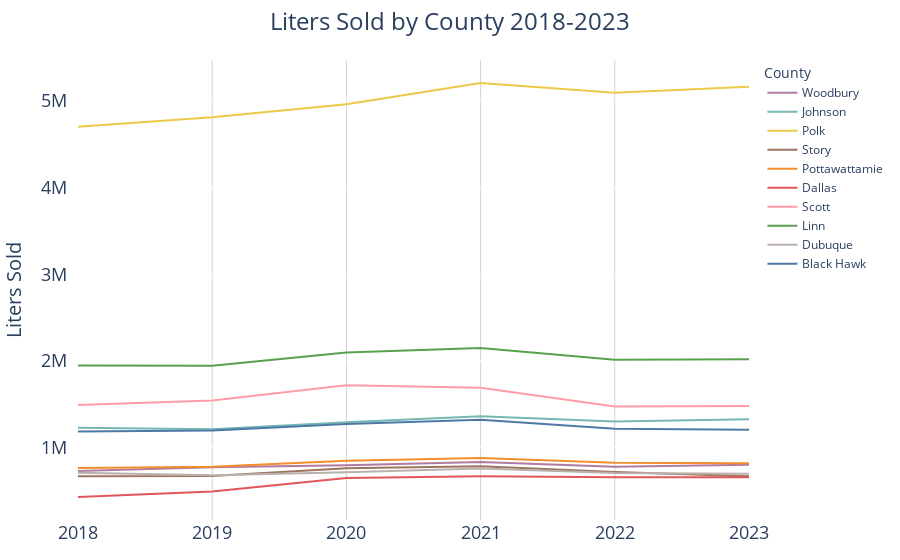

Notebook code for this chart:
### Markdown cell above
### We see a bump in 2020-2021 in many counties. Let's calculate and visualize percent change to get a clearer picture.

### Code cell
fig = px.line(
    sales_by_county_year_df,
    x='year',
    y='liters_sold',
    orientation='h',  # Horizontal bar chart
    color='county',  # Assign colors based on 'county' field
    color_discrete_map=county_colors,  # Apply custom colors
    labels={'liters_sold': 'Liters Sold ', 'county': 'County ', 'year': 'Year '},  # Custom labels
    height=600  # Adjust height to accommodate all counties
)

# Update layout
fig.update_layout(
    xaxis=dict(
        title=None,
        tickfont=dict(size=18),
        title_font = dict(size = 20),
        showgrid = True,
        gridcolor = 'LightGrey'

    ), 
    yaxis=dict(
        title='Liters Sold',
        title_font = dict(size = 20),
        tickfont=dict(size=18),
        ticksuffix = '  '
    ),
    
    title=dict(
        text = "Liters Sold by County 2018-2023",
        x = .5,
        xanchor = 'center'
     ),

    showlegend=True,  # Hide legend since colors are used for encoding 'county'
    plot_bgcolor='rgba(0,0,0,0)',  # Transparent background for the plot area
    margin=dict(l=40, r=40, t=60, b=40),  # Left, Right, Top, Bottom margins
    title_font_size = 24
)

fig.show()

### Figure 1 — Plotly figure (JSON) as saved in the notebook; plotly's stock layout.template omitted (floating-point values rounded to 4 significant figures)
{"data": [{"hovertemplate": "County =Woodbury<br>Year =%{x}<br>Liters Sold =%{y}<extra></extra>", "legendgroup": "Woodbury", "line": {"color": "#b07aa1", "dash": "solid"}, "marker": {"symbol": "circle"}, "mode": "lines", "name": "Woodbury", "orientation": "h", "showlegend": true, "type": "scatter", "x": ["2018", "2019", "2020", "2021", "2022", "2023"], "xaxis": "x", "y": [731000.0, 772700.0, 795800.0, 832600.0, 779900.0, 802500.0], "yaxis": "y"}, {"hovertemplate": "County =Johnson<br>Year =%{x}<br>Liters Sold =%{y}<extra></extra>", "legendgroup": "Johnson", "line": {"color": "#76b7b2", "dash": "solid"}, "marker": {"symbol": "circle"}, "mode": "lines", "name": "Johnson", "orientation": "h", "showlegend": true, "type": "scatter", "x": ["2018", "2019", "2020", "2021", "2022", "2023"], "xaxis": "x", "y": [1229000.0, 1212000.0, 1291000.0, 1361000.0, 1301000.0, 1328000.0], "yaxis": "y"}, {"hovertemplate": "County =Polk<br>Year =%{x}<br>Liters Sold =%{y}<extra></extra>", "legendgroup": "Polk", "line": {"color": "#edc948", "dash": "solid"}, "marker": {"symbol": "circle"}, "mode": "lines", "name": "Polk", "orientation": "h", "showlegend": true, "type": "scatter", "x": ["2018", "2019", "2020", "2021", "2022", "2023"], "xaxis": "x", "y": [4699000.0, 4811000.0, 4961000.0, 5205000.0, 5091000.0, 5163000.0], "yaxis": "y"}, {"hovertemplate": "County =Story<br>Year =%{x}<br>Liters Sold =%{y}<extra></extra>", "legendgroup": "Story", "line": {"color": "#9c755f", "dash": "solid"}, "marker": {"symbol": "circle"}, "mode": "lines", "name": "Story", "orientation": "h", "showlegend": true, "type": "scatter", "x": ["2018", "2019", "2020", "2021", "2022", "2023"], "xaxis": "x", "y": [670700.0, 671800.0, 761100.0, 784300.0, 719500.0, 668400.0], "yaxis": "y"}, {"hovertemplate": "County =Pottawattamie<br>Year =%{x}<br>Liters Sold =%{y}<extra></extra>", "legendgroup": "Pottawattamie", "line": {"color": "#f28e2b", "dash": "solid"}, "marker": {"symbol": "circle"}, "mode": "lines", "name": "Pottawattamie", "orientation": "h", "showlegend": true, "type": "scatter", "x": ["2018", "2019", "2020", "2021", "2022", "2023"], "xaxis": "x", "y": [764400.0, 780400.0, 849100.0, 881000.0, 826100.0, 818500.0], "yaxis": "y"}, {"hovertemplate": "County =Dallas<br>Year =%{x}<br>Liters Sold =%{y}<extra></extra>", "legendgroup": "Dallas", "line": {"color": "#e15759", "dash": "solid"}, "marker": {"symbol": "circle"}, "mode": "lines", "name": "Dallas", "orientation": "h", "showlegend": true, "type": "scatter", "x": ["2018", "2019", "2020", "2021", "2022", "2023"], "xaxis": "x", "y": [430200.0, 494200.0, 648200.0, 668600.0, 658800.0, 658800.0], "yaxis": "y"}, {"hovertemplate": "County =Scott<br>Year =%{x}<br>Liters Sold =%{y}<extra></extra>", "legendgroup": "Scott", "line": {"color": "#ff9da7", "dash": "solid"}, "marker": {"symbol": "circle"}, "mode": "lines", "name": "Scott", "orientation": "h", "showlegend": true, "type": "scatter", "x": ["2018", "2019", "2020", "2021", "2022", "2023"], "xaxis": "x", "y": [1490000.0, 1542000.0, 1718000.0, 1691000.0, 1474000.0, 1481000.0], "yaxis": "y"}, {"hovertemplate": "County =Linn<br>Year =%{x}<br>Liters Sold =%{y}<extra></extra>", "legendgroup": "Linn", "line": {"color": "#59a14f", "dash": "solid"}, "marker": {"symbol": "circle"}, "mode": "lines", "name": "Linn", "orientation": "h", "showlegend": true, "type": "scatter", "x": ["2018", "2019", "2020", "2021", "2022", "2023"], "xaxis": "x", "y": [1946000.0, 1943000.0, 2096000.0, 2149000.0, 2012000.0, 2020000.0], "yaxis": "y"}, {"hovertemplate": "County =Dubuque<br>Year =%{x}<br>Liters Sold =%{y}<extra></extra>", "legendgroup": "Dubuque", "line": {"color": "#bab0ac", "dash": "solid"}, "marker": {"symbol": "circle"}, "mode": "lines", "name": "Dubuque", "orientation": "h", "showlegend": true, "type": "scatter", "x": ["2018", "2019", "2020", "2021", "2022", "2023"], "xaxis": "x", "y": [710400.0, 681100.0, 716500.0, 759200.0, 706100.0, 699600.0], "yaxis": "y"}, {"hovertemplate": "County =Black Hawk<br>Year =%{x}<br>Liters Sold =%{y}<extra></extra>", "legendgroup": "Black Hawk", "line": {"color": "#4e79a7", "dash": "solid"}, "marker": {"symbol": "circle"}, "mode": "lines", "name": "Black Hawk", "orientation": "h", "showlegend": true, "type": "scatter", "x": ["2018", "2019", "2020", "2021", "2022", "2023"], "xaxis": "x", "y": [1185000.0, 1196000.0, 1272000.0, 1321000.0, 1217000.0, 1206000.0], "yaxis": "y"}], "layout": {"autosize": true, "legend": {"title": {"text": "County "}, "tracegroupgap": 0}, "margin": {"b": 40, "l": 40, "r": 40, "t": 60}, "plot_bgcolor": "rgba(0, 0, 0, 0)", "showlegend": true, "title": {"font": {"size": 24}, "text": "Liters Sold by County 2018-2023", "x": 0.5, "xanchor": "center"}, "xaxis": {"anchor": "y", "autorange": true, "domain": [0, 1], "gridcolor": "LightGrey", "range": [0, 5], "showgrid": true, "tickfont": {"size": 18}, "title": {"font": {"size": 20}}, "type": "category"}, "yaxis": {"anchor": "x", "autorange": true, "domain": [0, 1], "range": [164900.0, 5470000.0], "tickfont": {"size": 18}, "ticksuffix": "  ", "title": {"font": {"size": 20}, "text": "Liters Sold"}, "type": "linear"}}}
